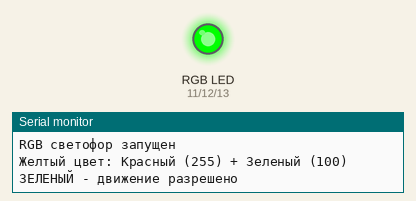
Recording of a sketch running on a simulated Arduino Uno, built with avr-gcc and run on an emulated ATmega328P. Shown: an RGB LED mixed from three pins (HIGH = lit), the last lines printed to the serial monitor.

Above: at 1.1 s.
At 8.2 s:
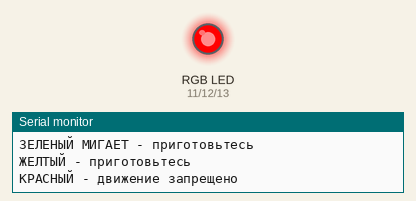
At 14.21 s:
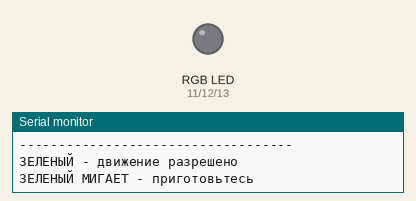
Timing chart, 0 to 14.7 s (numbered marks = the images above):
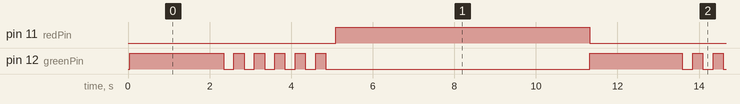

The sketch:

_______9.ino
```cpp
const bool COMMON_CATHODE = true;

const int redPin = 11;
const int greenPin = 12;
const int bluePin = 13;

const int greenTime = 5000;
const int yellowBlinkTime = 3000;
const int yellowTime = 1000;
const int redTime = 5000;
const int redYellowTime = 1000;

void setColor(int red, int green, int blue) {
  if (COMMON_CATHODE) {

    analogWrite(redPin, red);
    analogWrite(greenPin, green);
    analogWrite(bluePin, blue);
  } else {

    analogWrite(redPin, 255 - red);
    analogWrite(greenPin, 255 - green);
    analogWrite(bluePin, 255 - blue);
  }
}

void setYellow() {
  setColor(255, 100, 0);

}

void setup() {

  pinMode(redPin, OUTPUT);
  pinMode(greenPin, OUTPUT);
  pinMode(bluePin, OUTPUT);

  Serial.begin(9600);
  Serial.println("RGB светофор запущен");
  Serial.println("Желтый цвет: Красный (255) + Зеленый (100)");
}

void loop() {

  setColor(0, 255, 0);
  Serial.println("ЗЕЛЕНЫЙ - движение разрешено");
  delay(greenTime - yellowBlinkTime);

  Serial.println("ЗЕЛЕНЫЙ МИГАЕТ - приготовьтесь");
  for (int i = 0; i < (yellowBlinkTime / 500); i++) {
    setColor(0, 255, 0);
    delay(250);
    setColor(0, 0, 0);
    delay(250);
  }

  setYellow();
  Serial.println("ЖЕЛТЫЙ - приготовьтесь");
  delay(yellowTime);

  setColor(255, 0, 0);
  Serial.println("КРАСНЫЙ - движение запрещено");
  delay(redTime - redYellowTime);

  Serial.println("КРАСНЫЙ + ЖЕЛТЫЙ - приготовьтесь к движению");
  unsigned long startTime = millis();
  while (millis() - startTime < redYellowTime) {

    setColor(255, 0, 0);
    delay(100);
    setYellow();
    delay(100);
  }

  Serial.println("-----------------------------------");
}
```

Measured:
- by itself, pin 11 (redPin): alternates HIGH for 6.0 s and LOW for 5.0 s
- by itself, pin 12 (greenPin): repeats every 11.2 s: 5 × (LOW 0.25 s, HIGH 0.25 s), LOW 6.5 s, HIGH 2.3 s
- by itself, everything shown: repeats every 11.0 s, in 13 steps
